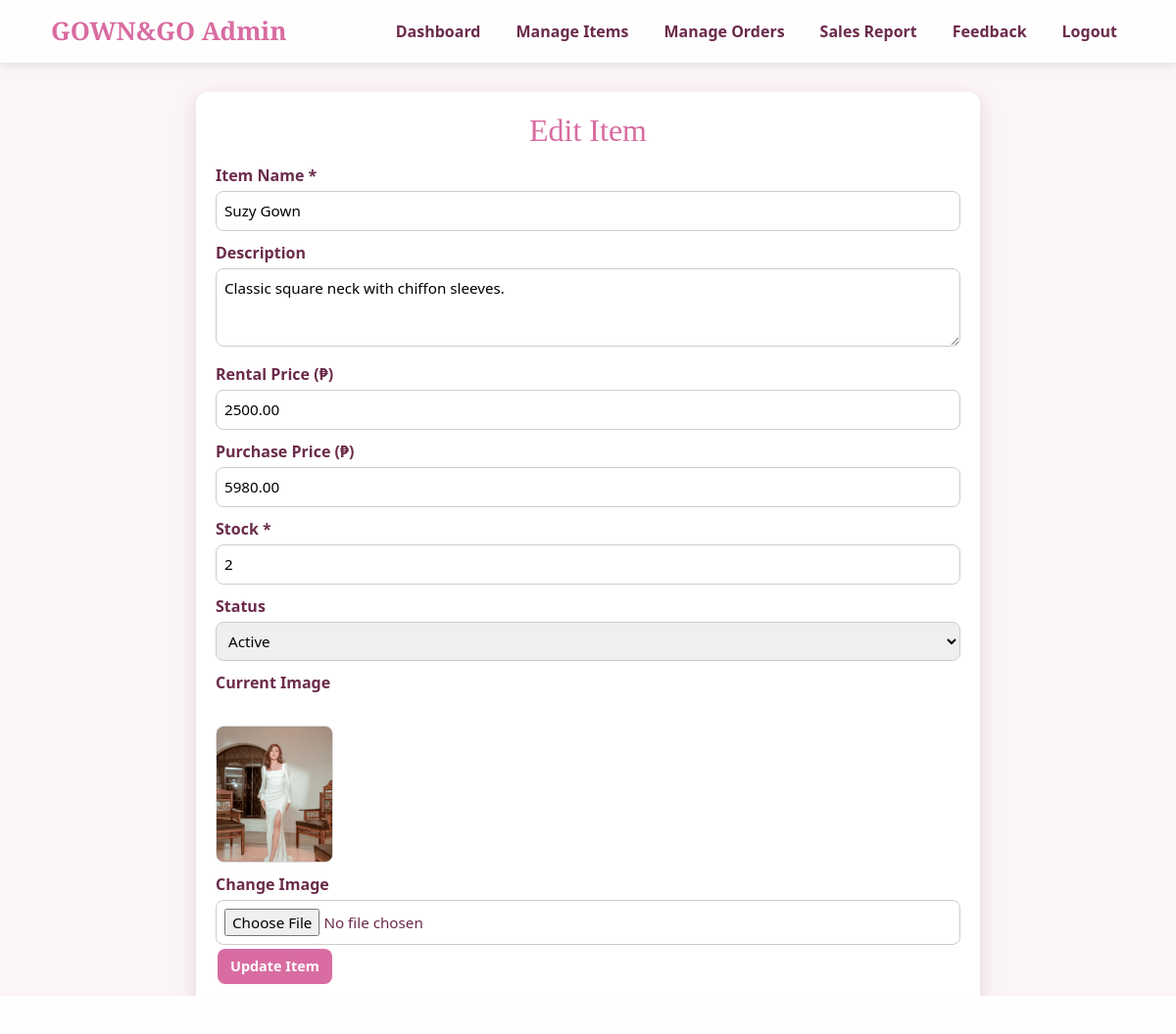
The app's page /gown_and_go/admin/edit_item.php?id=6 (signed in), older data.
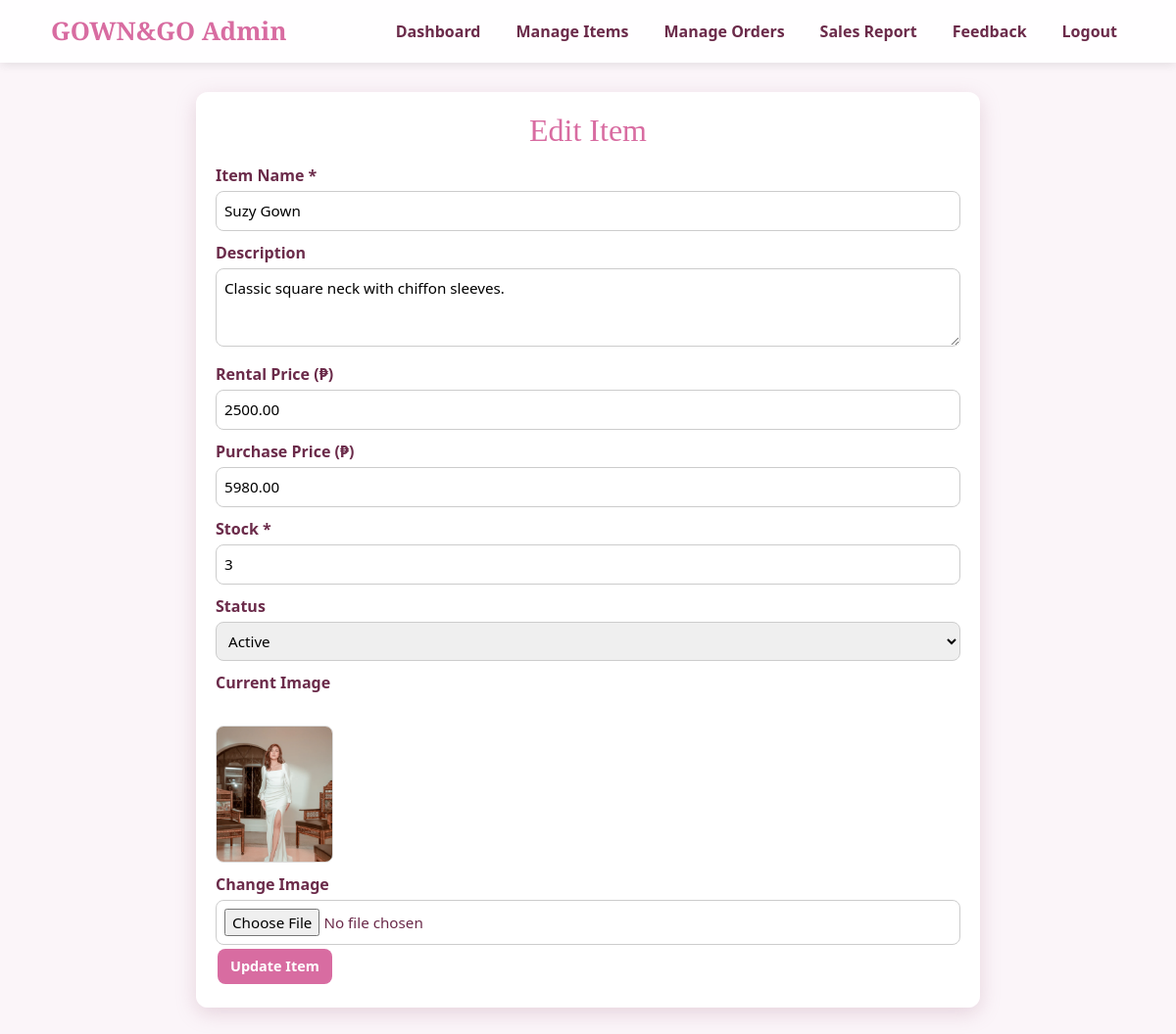
The same page, newer data.
### tables this page shows
CREATE TABLE `items` (
  `item_id` int(11) NOT NULL,
  `name` varchar(255) NOT NULL,
  `description` text DEFAULT NULL,
  `rental_price` decimal(10,2) NOT NULL,
  `purchase_price` decimal(10,2) NOT NULL,
  `status` enum('Available','Out of Stock','Rented') NOT NULL DEFAULT 'Available',
  `stock` int(11) NOT NULL DEFAULT 0,
  `image` varchar(255) DEFAULT NULL,
  `created_at` datetime DEFAULT current_timestamp()
);

### gown_and_go/admin/edit_item.php (the view, shortened to what this page needs)
<?php
include '../config.php';
$item_id = (int) $_GET['id'];
$stmt = $conn->prepare("SELECT * FROM items WHERE item_id = ?");
$stmt->bind_param("i", $item_id);
$stmt->execute();
$item = $stmt->get_result()->fetch_assoc();
$name = $item['name'];
$description = $item['description'];
$rental_price = $item['rental_price'];
$purchase_price = $item['purchase_price'];
$stock = $item['stock'];
$status = $item['status'];
$current_image = $item['image'];
?>
<!DOCTYPE html>
<html lang="en">
<head>
<link rel="stylesheet" href="https://cdn.jsdelivr.net/npm/bootstrap@5.3.8/dist/css/bootstrap.min.css">
<link rel="stylesheet" href="inclusion/stylesheet.css">
</head>
<body>
<?php include 'inclusion/nav.php'; ?>
<main class="main-container">
  <h2>Edit Item</h2>
  <form method="POST" enctype="multipart/form-data">
    <label>Item Name *</label>
    <input type="text" name="name" required value="<?php echo htmlspecialchars($name); ?>">
    <label>Description</label>
    <textarea name="description"><?php echo htmlspecialchars($description); ?></textarea>
    <label>Rental Price (₱)</label>
    <input type="number" step="0.01" name="rental_price" value="<?php echo htmlspecialchars($rental_price); ?>">
    <label>Purchase Price (₱)</label>
    <input type="number" step="0.01" name="purchase_price" value="<?php echo htmlspecialchars($purchase_price); ?>">
    <label>Stock *</label>
    <input type="number" name="stock" min="0" required value="<?php echo htmlspecialchars($stock); ?>">
    <label>Status</label>
    <select name="status">
      <option value="active" <?php echo ($status === 'active' ? 'selected' : ''); ?>>Active</option>
    </select>
    <label>Current Image</label>
    <br>
    <?php
      $img = !empty($current_image)
        ? "../uploads/" . $current_image
        : "https://via.placeholder.com/120x140?text=No+Image";
    ?>
    <img class="preview-img" src="<?php echo $img; ?>" alt="Current image">
    <label>Change Image</label>
    <input type="file" name="image" accept="image/*">
    <button type="submit" class="btn">Update Item</button>
  </form>
</main>
</body>
</html>

Row changes from the older to the newer data that the page shows:
changed items "Suzy Gown": stock "2" → "3"
